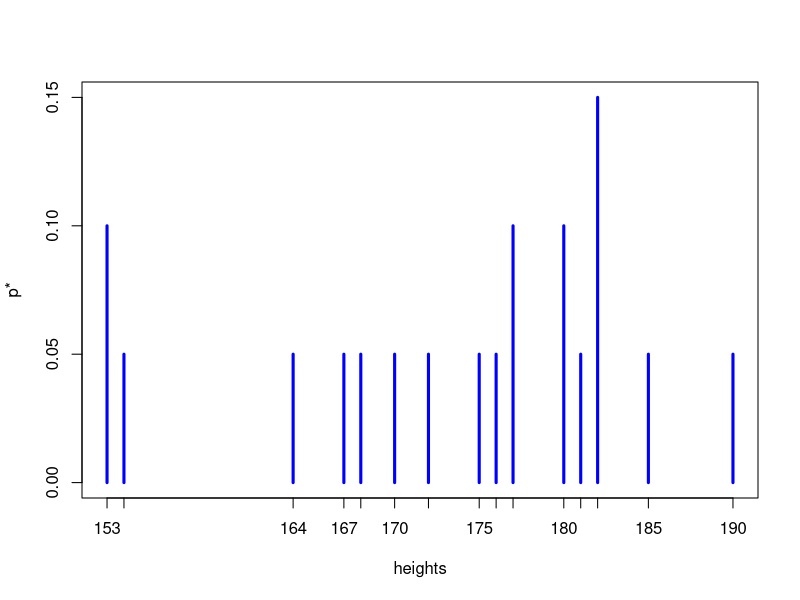
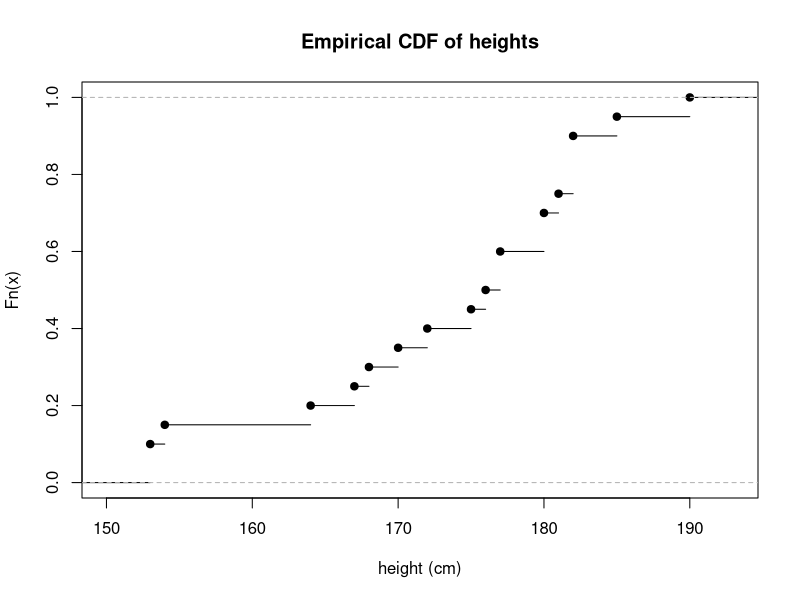

These figures' R source, in order:
## ---- chunk 1
heights <- c(
  180, 182, 182, 181, 164, 180, 154, 153, 177, 190,
  182, 175, 167, 168, 185, 153, 172, 177, 176, 170
)
m <- length(heights)
## ---- chunk 2
table(heights)
table(heights) / m
plot(table(heights) / m, lwd = 3, col = "blue", ylab = "p*")
## ---- chunk 3
sample(heights, 30, replace = TRUE)
## ---- chunk 4
heights_mean <- mean(heights)
heights_var <- sum((heights - heights_mean)^2) / m
c(heights_mean, heights_var)
## ---- chunk 5
Fstar <- ecdf(heights)
plot(Fstar, main = "Empirical CDF of heights", xlab = "height (cm)")
## ---- chunk 6
Fstar(172)
